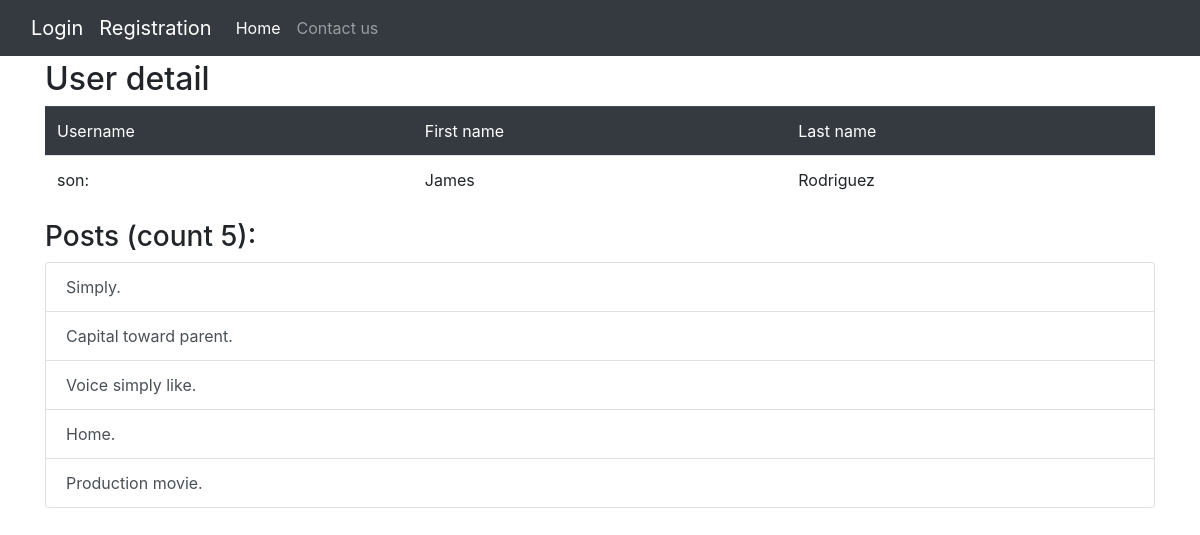
The app's page /user/user-detail-pub/1/ with its own data.
### blog/models.py (models this page shows, shortened)
class Post(models.Model):
    user = models.ForeignKey(settings.AUTH_USER_MODEL, on_delete=models.CASCADE)
    title = models.CharField(max_length=200)
    text = models.TextField()
    created_date = models.DateTimeField(default=timezone.now)
    published = models.BooleanField(default=False)

### user_management/views.py (the view)
# urls.py: path("user-detail-pub/<int:pk>/", views.UserProfilePublicDetailView.as_view(), name="user_detail_pub")
class UserProfilePublicDetailView(DetailView):
    model = User
    template_name = 'registration/user_detail_public.html'
    def get_context_data(self, **kwargs):
        context = super(UserProfilePublicDetailView, self).get_context_data(**kwargs)
        user = self.get_object()
        context['posts_count'] = user.post_set.filter(published=True).count()
        context['posts'] = user.post_set.filter(published=True)
        return context

### templates/registration/user_detail_public.html
{% extends "base.html" %}
{% block content %}
    <h2>User detail</h2>
    <table class="table table-hover">
        <thead class="table-dark">
        <tr>
            <td>Username</td>
            <td>First name</td>
            <td>Last name</td>
        </tr>
        </thead>
        <tbody>
        <tr>
            <td>{{ user.username }}:</td>
            <td>{{ user.first_name }}</td>
            <td>{{ user.last_name }}</td>
        </tr>
        </tbody>
    </table>
    <h3>Posts (count {{ posts_count }}):</h3>
    <div class="list-group">
        {% for a in posts %}
      <a href="{% url 'blog:post_detail' pk=a.id %}" class="list-group-item list-group-item-action">{{ a.title }}</a>
        {% endfor %}
    </div>
{% endblock %}

### records on screen
Post: title "Simply."
Post: title "Capital toward parent."
Post: title "Voice simply like."
Post: title "Home."
Post: title "Production movie."

### other values on screen
{{ user.username }} "son"
{{ user.first_name }} "James"
{{ user.last_name }} "Rodriguez"
{{ posts_count }} "5"
